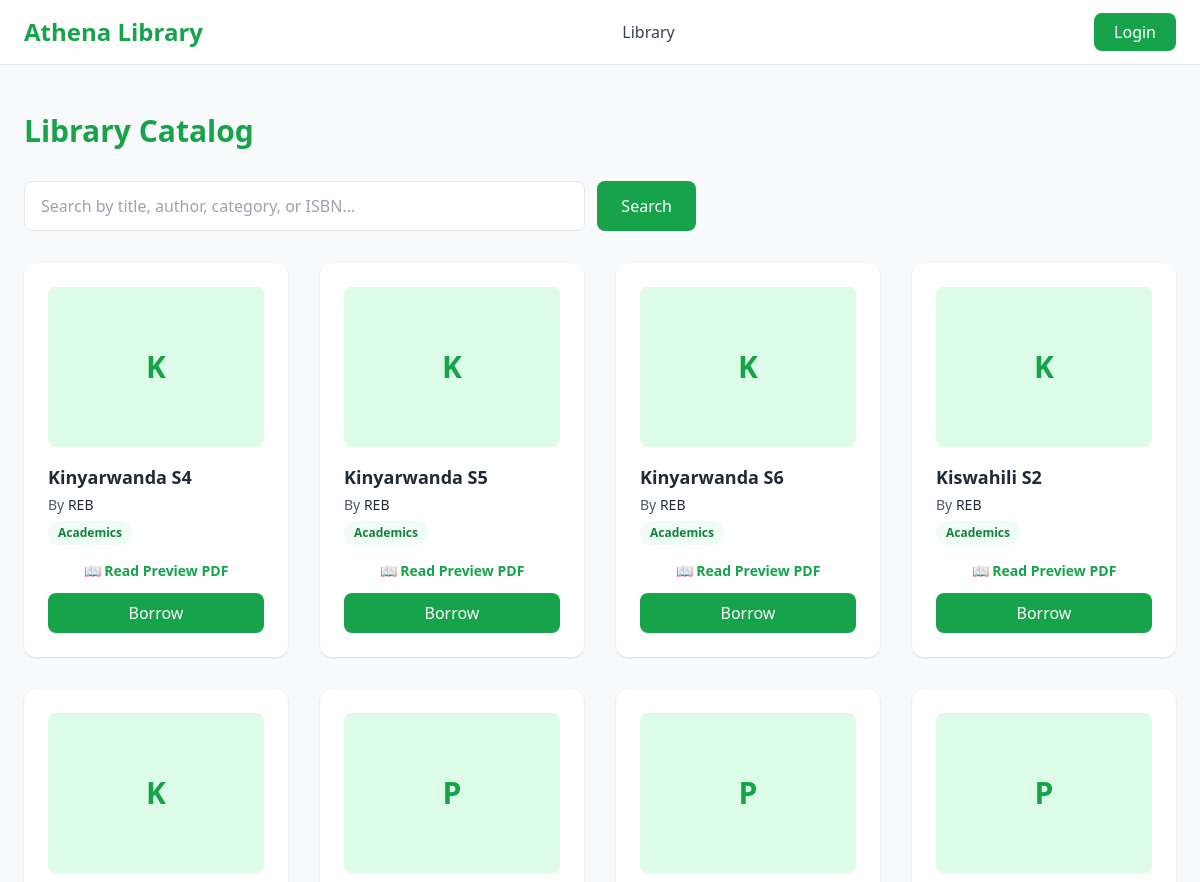
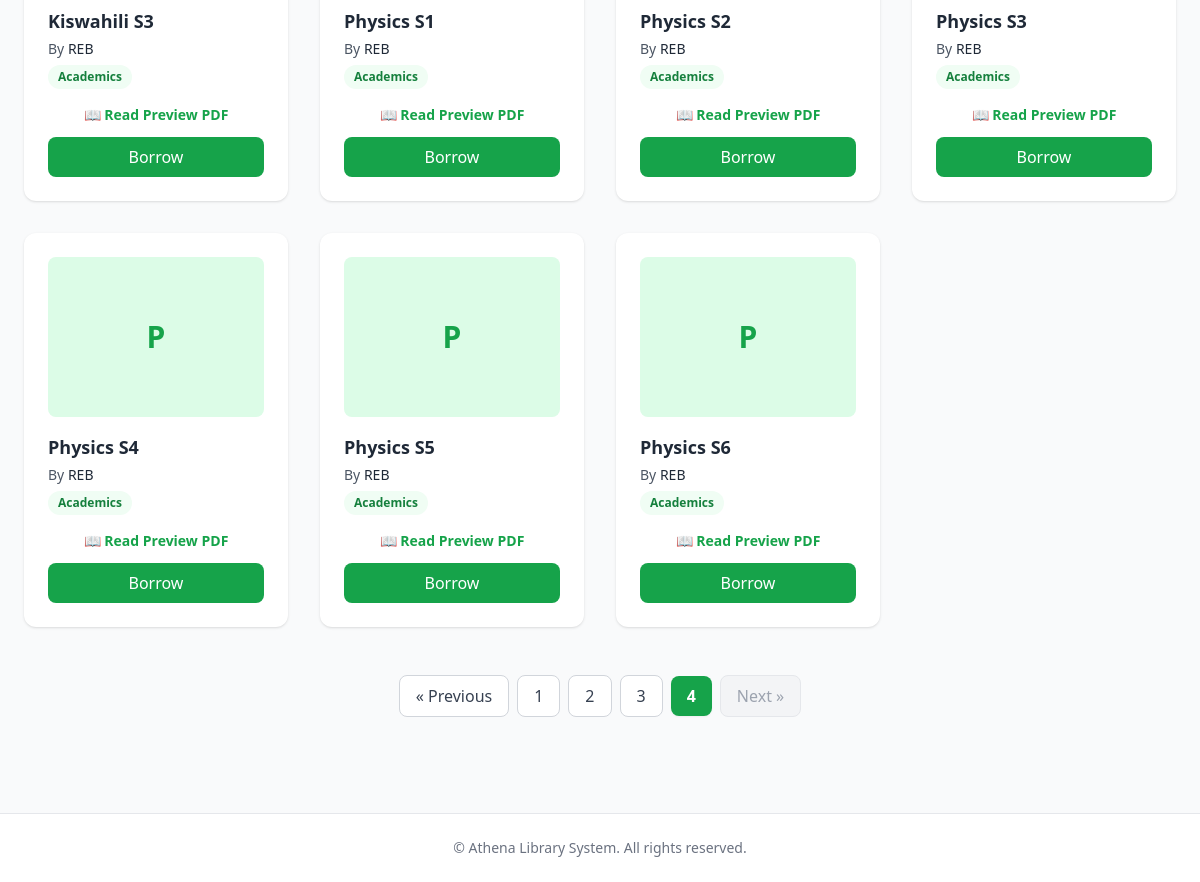
The page /library/?page=4 on the database its author committed (2 pictures, top to bottom).
### library/models.py (models this page shows, shortened)
class Book(models.Model):
    title = models.CharField(max_length=255)
    publisher = models.ForeignKey(
        Publisher,
        on_delete=models.CASCADE,
        related_name="books"
    )
    category = models.ForeignKey(
        Category,
        on_delete=models.CASCADE,
        related_name="books"
    )
    author = models.ForeignKey(
        Author,
        on_delete=models.CASCADE,
        related_name="books"
    )
    isbn = models.CharField(max_length=50, unique=True)
    total_copies = models.PositiveIntegerField(default=1)
    available_copies = models.PositiveIntegerField(default=1)
    pdf = models.FileField(upload_to="books/pdfs/", null=True, blank=True)
    pdf_url = models.URLField(max_length=500, null=True, blank=True)
    created_at = models.DateTimeField(auto_now_add=True)
    updated_at = models.DateTimeField(auto_now=True)  # Updated auto_now for timestamp tracking

class Author(models.Model):
    full_name = models.CharField(max_length=100, unique=True)

class Category(models.Model):
    name = models.CharField(max_length=100, unique=True)
    class Meta:
        verbose_name_plural = "Categories"

### library/views.py (the view, shortened to what this page needs)
# urls.py: path('', include('library.urls')),
def library(request):
    query = request.GET.get('q', '').strip()
    page = request.GET.get('page', 1)
    base_query = Book.objects.select_related('author', 'category', 'publisher')
    if query:
        books_list = base_query.filter(
            Q(title__icontains=query) |
            Q(author__full_name__icontains=query) |
            Q(category__name__icontains=query) |
            Q(publisher__name__icontains=query) |
            Q(isbn__icontains=query)
        ).distinct()
    else:
        books_list = base_query.all()
    paginator = Paginator(books_list, 12)
    try:
        books = paginator.page(page)
    except PageNotAnInteger:
        books = paginator.page(1)
    except EmptyPage:
        books = paginator.page(paginator.num_pages)
    return render(request, "library/library.html", {"books": books, "query": query})

### library/templates/library/library.html (shortened to what this page needs)
{% extends 'library/base.html' %}
{% block content %}
<section class="max-w-7xl mx-auto px-6 py-12">
  <h2 class="text-3xl font-bold text-green-600 mb-8">Library Catalog</h2>
  <form method="GET" action="{% url 'library' %}" class="flex gap-3 mb-8 max-w-2xl">
    <input
      type="text"
      name="q"
      value="{{ query }}"
      placeholder="Search by title, author, category, or ISBN..."
      class="px-4 py-3 rounded-lg border w-full focus:outline-none focus:ring-2 focus:ring-green-600 bg-white"
    >
    <button type="submit" class="bg-green-600 text-white px-6 py-3 rounded-lg hover:bg-green-500 transition font-medium">Search</button>
  </form>
  <div class="grid grid-cols-1 sm:grid-cols-2 md:grid-cols-3 lg:grid-cols-4 gap-8">
    {% for book in books %}
      <div class="bg-white text-gray-800 p-6 rounded-xl shadow hover:shadow-lg transition flex flex-col justify-between">
        <div>
          <div class="h-40 bg-green-100 rounded-lg mb-4 flex items-center justify-center text-green-600 font-bold text-3xl">
            {{ book.title|slice:":1" }}
          </div>
          <h4 class="font-bold text-lg mb-1 line-clamp-2">{{ book.title }}</h4>
          <p class="text-sm text-gray-600 mb-1">By <span class="font-medium text-gray-800">{{ book.author.full_name }}</span></p>
          <span class="inline-block bg-green-50 text-green-700 text-xs px-2.5 py-1 rounded-full font-semibold mb-4">
            {{ book.category.name }}
          </span>
        </div>
        <div>
          {% if book.pdf_url %}
            <a href="{% url 'read_book' book.id %}" target="_blank" class="block text-center text-sm font-semibold text-green-600 hover:underline mb-3">
              📖 Read Preview PDF
            </a>
          {% endif %}
          {% if book.is_borrowed %}
            <form method="POST" action="{% url 'return_book' book.id %}">
              {% csrf_token %}
              <button type="submit" class="w-full bg-gray-200 text-gray-800 py-2 rounded-lg font-medium hover:bg-gray-300 transition">
                Return Book
              </button>
            </form>
          {% else %}
            <form method="POST" action="{% url 'borrow_book' book.id %}">
              <button
                type="submit"
                class="w-full py-2 rounded-lg font-medium transition {% if book.available_copies > 0 %}bg-green-600 text-white hover:bg-green-500{% else %}bg-gray-300 text-gray-500 cursor-not-allowed{% endif %}"
              >
                {% if book.available_copies > 0 %}Borrow{% else %}Out of Stock{% endif %}
              </button>
            </form>
          {% endif %}
        </div>
      </div>
    {% empty %}
      <div class="col-span-full text-center py-12">
        <p class="text-gray-500 text-lg">No books found matching your search query.</p>
      </div>
    {% endfor %}
  </div>
  {% if books.has_other_pages %}
    <div class="mt-12 flex justify-center items-center space-x-2">
      {% if books.has_previous %}
        <a href="?page={{ books.previous_page_number }}{% if query %}&q={{ query }}{% endif %}"
           class="px-4 py-2 bg-white border border-gray-300 rounded-lg text-gray-700 hover:bg-green-50 hover:text-green-600 font-medium transition">
          &laquo; Previous
        </a>
      {% else %}
        <span class="px-4 py-2 bg-gray-100 border border-gray-200 rounded-lg text-gray-400 font-medium cursor-not-allowed">
          &laquo; Previous
        </span>
      {% endif %}
      {% for i in books.paginator.page_range %}
        {% if books.number == i %}
          <span class="px-4 py-2 bg-green-600 text-white font-bold rounded-lg shadow-sm">
            {{ i }}
          </span>
        {% else %}
          <a href="?page={{ i }}{% if query %}&q={{ query }}{% endif %}"
             class="px-4 py-2 bg-white border border-gray-300 rounded-lg text-gray-700 hover:bg-green-50 hover:text-green-600 font-medium transition">
            {{ i }}
          </a>
        {% endif %}
      {% endfor %}
      {% if books.has_next %}
        <a href="?page={{ books.next_page_number }}{% if query %}&q={{ query }}{% endif %}"
           class="px-4 py-2 bg-white border border-gray-300 rounded-lg text-gray-700 hover:bg-green-50 hover:text-green-600 font-medium transition">
          Next &raquo;
        </a>
      {% else %}
        <span class="px-4 py-2 bg-gray-100 border border-gray-200 rounded-lg text-gray-400 font-medium cursor-not-allowed">
          Next &raquo;
        </span>
      {% endif %}
    </div>
  {% endif %}
</section>
{% endblock %}

### rows shown on the page
Book: title "K", title "Kinyarwanda S4", author.full_name "REB", category.name "Academics", shows "📖 Read Preview PDF", available_copies "Borrow"
Book: title "K", title "Kinyarwanda S5", author.full_name "REB", category.name "Academics", shows "📖 Read Preview PDF", available_copies "Borrow"
Book: title "K", title "Kinyarwanda S6", author.full_name "REB", category.name "Academics", shows "📖 Read Preview PDF", available_copies "Borrow"
Book: title "K", title "Kiswahili S2", author.full_name "REB", category.name "Academics", shows "📖 Read Preview PDF", available_copies "Borrow"
Book: title "K", title "Kiswahili S3", author.full_name "REB", category.name "Academics", shows "📖 Read Preview PDF", available_copies "Borrow"
Book: title "P", title "Physics S1", author.full_name "REB", category.name "Academics", shows "📖 Read Preview PDF", available_copies "Borrow"
Book: title "P", title "Physics S2", author.full_name "REB", category.name "Academics", shows "📖 Read Preview PDF", available_copies "Borrow"
Book: title "P", title "Physics S3", author.full_name "REB", category.name "Academics", shows "📖 Read Preview PDF", available_copies "Borrow"
Book: title "P", title "Physics S4", author.full_name "REB", category.name "Academics", shows "📖 Read Preview PDF", available_copies "Borrow"
Book: title "P", title "Physics S5", author.full_name "REB", category.name "Academics", shows "📖 Read Preview PDF", available_copies "Borrow"
Book: title "P", title "Physics S6", author.full_name "REB", category.name "Academics", shows "📖 Read Preview PDF", available_copies "Borrow"

### other values the page prints
{{ i }} "1" "2" "3"
{{ i }} "4"
